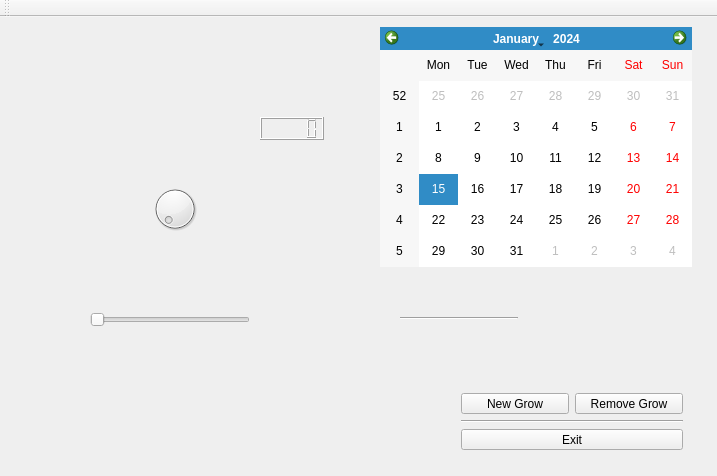
<?xml version="1.0" encoding="UTF-8"?>
<ui version="4.0">
 <class>MainWindow</class>
 <widget class="QMainWindow" name="MainWindow">
  <property name="geometry">
   <rect>
    <x>0</x>
    <y>0</y>
    <width>717</width>
    <height>476</height>
   </rect>
  </property>
  <property name="windowTitle">
   <string>WeedGro</string>
  </property>
  <property name="styleSheet">
   <string notr="true"/>
  </property>
  <widget class="QWidget" name="centralWidget">
   <widget class="QWidget" name="verticalLayoutWidget">
    <property name="geometry">
     <rect>
      <x>9</x>
      <y>9</y>
      <width>125</width>
      <height>24</height>
     </rect>
    </property>
    <layout class="QVBoxLayout" name="verticalLayout">
     <item>
      <widget class="QLabel" name="currentGrows">
       <property name="text">
        <string> Current Grows : 0</string>
       </property>
       <property name="textFormat">
        <enum>Qt::RichText</enum>
       </property>
      </widget>
     </item>
    </layout>
   </widget>
   <widget class="QWidget" name="verticalLayoutWidget_2">
    <property name="geometry">
     <rect>
      <x>450</x>
      <y>365</y>
      <width>244</width>
      <height>79</height>
     </rect>
    </property>
    <layout class="QVBoxLayout" name="verticalLayout_3">
     <item>
      <layout class="QHBoxLayout" name="horizontalLayout">
       <item>
        <widget class="QPushButton" name="newGrow">
         <property name="text">
          <string>New Grow</string>
         </property>
        </widget>
       </item>
       <item>
        <widget class="QPushButton" name="removeGrow">
         <property name="text">
          <string>Remove Grow</string>
         </property>
        </widget>
       </item>
      </layout>
     </item>
     <item>
      <widget class="Line" name="line_2">
       <property name="orientation">
        <enum>Qt::Horizontal</enum>
       </property>
      </widget>
     </item>
     <item>
      <widget class="QPushButton" name="quitButton">
       <property name="text">
        <string>Exit</string>
       </property>
      </widget>
     </item>
    </layout>
   </widget>
   <widget class="QDial" name="dial">
    <property name="geometry">
     <rect>
      <x>150</x>
      <y>160</y>
      <width>50</width>
      <height>64</height>
     </rect>
    </property>
   </widget>
   <widget class="QLCDNumber" name="lcdNumber">
    <property name="geometry">
     <rect>
      <x>260</x>
      <y>100</y>
      <width>64</width>
      <height>23</height>
     </rect>
    </property>
   </widget>
   <widget class="QCalendarWidget" name="calendarWidget">
    <property name="geometry">
     <rect>
      <x>380</x>
      <y>10</y>
      <width>312</width>
      <height>240</height>
     </rect>
    </property>
   </widget>
   <widget class="Line" name="line">
    <property name="geometry">
     <rect>
      <x>400</x>
      <y>300</y>
      <width>118</width>
      <height>3</height>
     </rect>
    </property>
    <property name="orientation">
     <enum>Qt::Horizontal</enum>
    </property>
   </widget>
   <widget class="QSlider" name="horizontalSlider">
    <property name="geometry">
     <rect>
      <x>90</x>
      <y>290</y>
      <width>160</width>
      <height>26</height>
     </rect>
    </property>
    <property name="orientation">
     <enum>Qt::Horizontal</enum>
    </property>
   </widget>
  </widget>
  <widget class="QToolBar" name="mainToolBar">
   <attribute name="toolBarArea">
    <enum>TopToolBarArea</enum>
   </attribute>
   <attribute name="toolBarBreak">
    <bool>false</bool>
   </attribute>
  </widget>
 </widget>
 <layoutdefault spacing="6" margin="11"/>
 <resources/>
 <connections/>
</ui>
